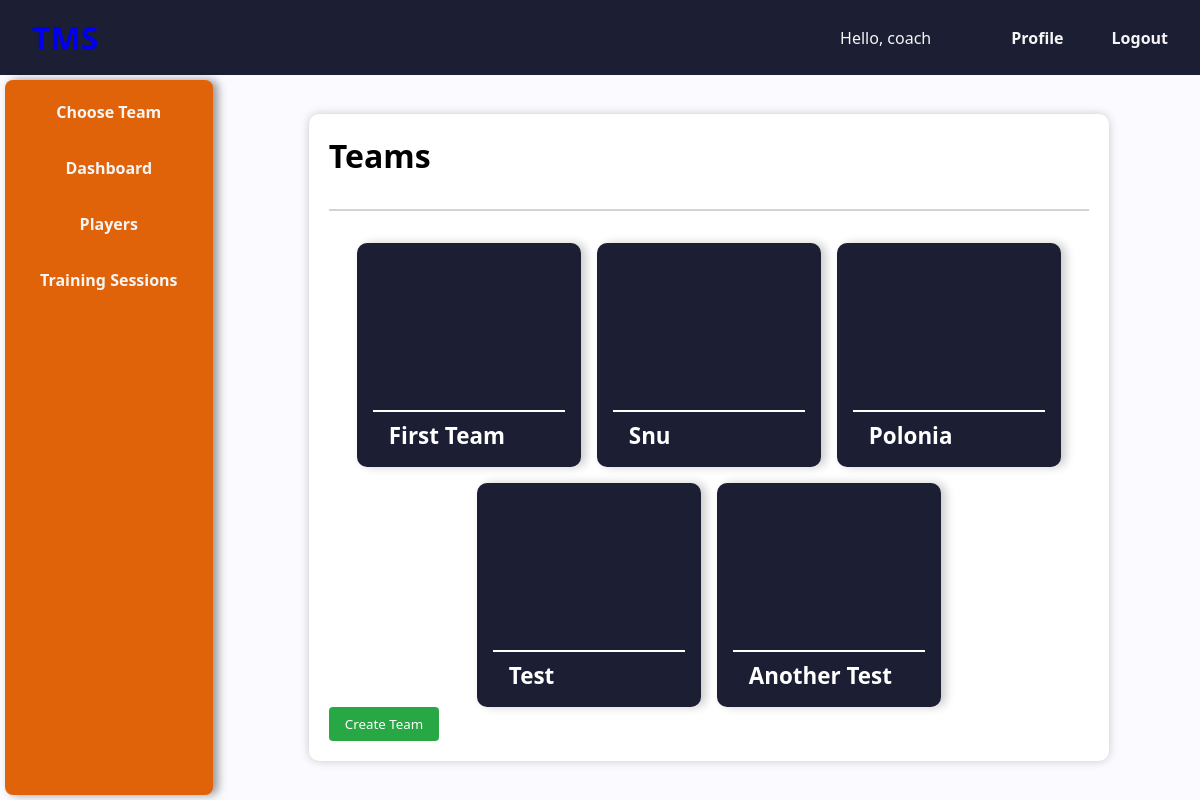
Page /coach/choose_team/ (signed in) on the earlier database version.
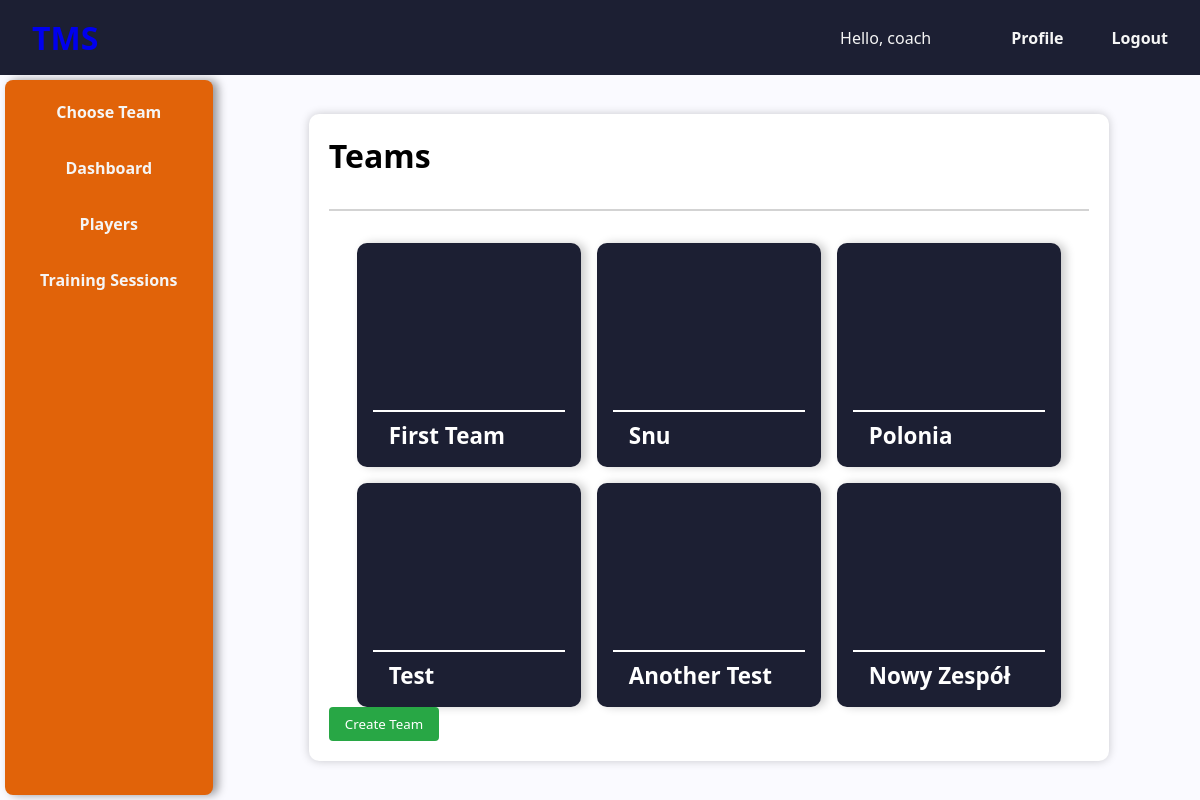
Same page on the later database version.
### coach/models.py (models this page shows, shortened)
class Team(models.Model):
    name = models.CharField(max_length=200, null=True)
    coach = models.ForeignKey(User, on_delete=models.SET_NULL, null=True)
    logo = models.ImageField(upload_to='', default='/team_badge.png', null=True, blank=True)

### coach/decorators.py (the view)
		def wrapper_func(request, *args, **kwargs):
			role = request.user.role
			if role in allowed_roles:
				return view_func(request, *args, **kwargs)
			else:
				return HttpResponse('You are not authorized to view this page')

### coach/views.py (called while the page is built)
@login_required(login_url='login')
@allowed_users(allowed_roles=['Coach'])
def choose_team(request):
    teams = request.user.team_set.all()
    context = {'teams': teams}
    return render(request, 'coach/choose_team.html', context)

### coach/templates/coach/choose_team.html
{% extends 'coach/base.html' %}
{% block content %}
<div class="frame">
    <div class="content-card">
        <h1>Teams</h1>
        <div class="title-divider"></div>
        <div class="container team-container">
            {% for team in teams %}
            <a href="{% url 'set_team' team.id %}"><button class="object-card team-card">
                <div class="card-divider"></div>
                <h3>{{ team.name }}</h3>
            </button></a>
            {% endfor %}
        </div>
        <div class="action bar">
            <a href="{% url 'create_team' %}"><button class="btn-create">Create Team</button></a>
        </div>
    </div>
</div>
{% endblock content %}

Differences in the rows shown:
added Team: name "Nowy Zespół"
